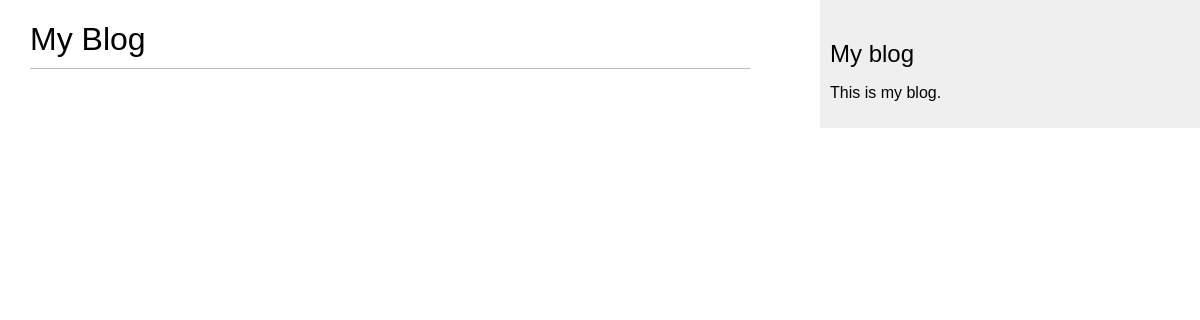
/blog/, run on an earlier commit of the app's database.
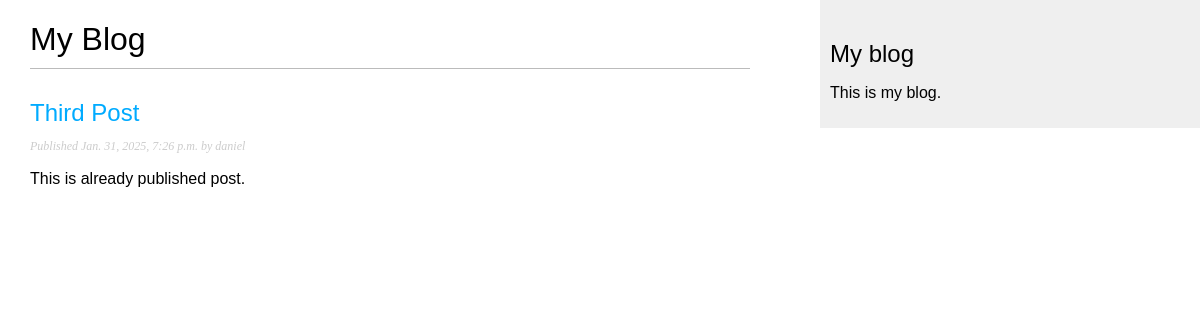
And on a later commit of the database.
### blog/models.py (models this page shows, shortened)
class Post(models.Model):
    class Status(models.TextChoices):
        DRAFT = 'DF', 'Draft'
        PUBLISHED = 'PB', 'Published'
    title = models.CharField(max_length=250)
    slug = models.SlugField(max_length=250)
    author = models.ForeignKey(User, on_delete=models.CASCADE, related_name="blog_posts")
    body = models.TextField()
    publish = models.DateTimeField(default=timezone.now)
    created = models.DateTimeField(auto_now_add=True)
    updated = models.DateTimeField(auto_now=True)
    status = models.CharField(max_length=2, choices=Status.choices, default=Status.DRAFT)
    objects = models.Manager()
    published = PublishedManager()
    class Meta:
        ordering = ["-publish"]
        indexes = [
            models.Index(fields=["-publish"])
        ]

### blog/views.py (the view)
# urls.py: path('', views.post_list, name='post_list'),
def post_list(request):
    posts = Post.published.all()
    return render(request, 'blog/post/list.html', {'posts': posts})

### blog/models.py (called while the page is built)
    def get_queryset(self):
        return super().get_queryset().filter(status=Post.Status.PUBLISHED)

### blog/templates/blog/post/list.html (shortened to what this page needs)
{% extends "blog/base.html" %}
{% block content %}
    <h1>My Blog</h1>
    {% for post in posts %}
        <h2>
            <a href="{% url 'blog:post_detail' post.id %}">
                {{ post.title }}
            </a>
        </h2>
        <p class="date">
            Published {{ post.publish }} by {{ post.author }}
        </p>
        {{ post.body|truncatewords:30|linebreaks }}
    {% endfor %}
{% endblock %}

### blog/templates/blog/base.html (shortened to what this page needs)
{% load static %}
<!DOCTYPE html>
<html>
<head>
  <link href="{% static "css/blog.css" %}" rel="stylesheet">
</head>
<body>
  <div id="content">
    {% block content %}
    {% endblock %}
  </div>
  <div id="sidebar">
    <h2>My blog</h2>
    <p>This is my blog.</p>
  </div>
</body>
</html>

### blog/static/css/blog.css (style rules this page uses)
body { margin:0; padding:0; font-family:helvetica, sans-serif; }
a { color:#00abff; text-decoration:none; }
h1 { font-weight:normal; border-bottom:1px solid #bbb; padding:0 0 10px 0; }
h2 { font-weight:normal; margin:30px 0 0; }
#content { float:left; width:60%; padding:0 0 0 30px; }
#sidebar { float:right; width:30%; padding:10px; background:#efefef; height:100%; }
p.date { color:#ccc; font-family: georgia, serif; font-size: 12px; font-style: italic; }

What changed in the data, as far as the page shows it:
added Post: title "Third Post", publish "Jan. 31, 2025, 7:26 p.m.", author "daniel", body "This is already published post."
